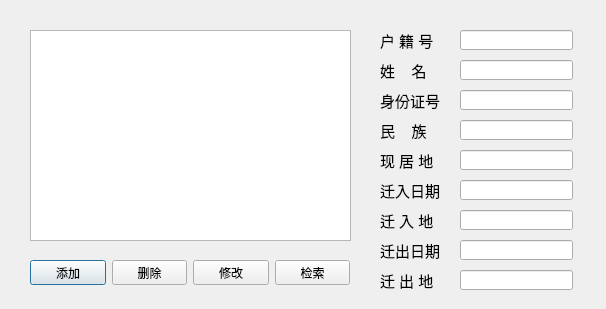
<?xml version="1.0" encoding="UTF-8"?>
<ui version="4.0">
 <class>HKctrl</class>
 <widget class="QDialog" name="HKctrl">
  <property name="geometry">
   <rect>
    <x>0</x>
    <y>0</y>
    <width>606</width>
    <height>309</height>
   </rect>
  </property>
  <property name="windowTitle">
   <string>Dialog</string>
  </property>
  <widget class="QLineEdit" name="wherein">
   <property name="geometry">
    <rect>
     <x>460</x>
     <y>210</y>
     <width>113</width>
     <height>20</height>
    </rect>
   </property>
  </widget>
  <widget class="QLabel" name="label_5">
   <property name="geometry">
    <rect>
     <x>380</x>
     <y>150</y>
     <width>71</width>
     <height>21</height>
    </rect>
   </property>
   <property name="font">
    <font>
     <pointsize>11</pointsize>
    </font>
   </property>
   <property name="text">
    <string>现 居 地</string>
   </property>
  </widget>
  <widget class="QTableView" name="tableView">
   <property name="geometry">
    <rect>
     <x>30</x>
     <y>30</y>
     <width>321</width>
     <height>211</height>
    </rect>
   </property>
  </widget>
  <widget class="QLabel" name="label_8">
   <property name="geometry">
    <rect>
     <x>380</x>
     <y>30</y>
     <width>71</width>
     <height>21</height>
    </rect>
   </property>
   <property name="font">
    <font>
     <pointsize>11</pointsize>
    </font>
   </property>
   <property name="text">
    <string>户 籍 号</string>
   </property>
  </widget>
  <widget class="QLineEdit" name="id">
   <property name="geometry">
    <rect>
     <x>460</x>
     <y>90</y>
     <width>113</width>
     <height>20</height>
    </rect>
   </property>
  </widget>
  <widget class="QLineEdit" name="number">
   <property name="geometry">
    <rect>
     <x>460</x>
     <y>30</y>
     <width>113</width>
     <height>20</height>
    </rect>
   </property>
  </widget>
  <widget class="QLabel" name="label_7">
   <property name="geometry">
    <rect>
     <x>380</x>
     <y>210</y>
     <width>71</width>
     <height>21</height>
    </rect>
   </property>
   <property name="font">
    <font>
     <pointsize>11</pointsize>
    </font>
   </property>
   <property name="text">
    <string>迁 入 地</string>
   </property>
  </widget>
  <widget class="QLabel" name="label_3">
   <property name="geometry">
    <rect>
     <x>380</x>
     <y>90</y>
     <width>61</width>
     <height>21</height>
    </rect>
   </property>
   <property name="font">
    <font>
     <pointsize>11</pointsize>
    </font>
   </property>
   <property name="text">
    <string>身份证号</string>
   </property>
  </widget>
  <widget class="QLineEdit" name="indate">
   <property name="geometry">
    <rect>
     <x>460</x>
     <y>180</y>
     <width>113</width>
     <height>20</height>
    </rect>
   </property>
  </widget>
  <widget class="QLineEdit" name="ads">
   <property name="geometry">
    <rect>
     <x>460</x>
     <y>150</y>
     <width>113</width>
     <height>20</height>
    </rect>
   </property>
  </widget>
  <widget class="QLabel" name="label">
   <property name="geometry">
    <rect>
     <x>380</x>
     <y>60</y>
     <width>81</width>
     <height>21</height>
    </rect>
   </property>
   <property name="font">
    <font>
     <pointsize>11</pointsize>
    </font>
   </property>
   <property name="text">
    <string>姓    名</string>
   </property>
  </widget>
  <widget class="QLabel" name="label_4">
   <property name="geometry">
    <rect>
     <x>380</x>
     <y>120</y>
     <width>71</width>
     <height>21</height>
    </rect>
   </property>
   <property name="font">
    <font>
     <pointsize>11</pointsize>
    </font>
   </property>
   <property name="text">
    <string>民    族</string>
   </property>
  </widget>
  <widget class="QWidget" name="layoutWidget">
   <property name="geometry">
    <rect>
     <x>30</x>
     <y>260</y>
     <width>320</width>
     <height>25</height>
    </rect>
   </property>
   <layout class="QHBoxLayout" name="horizontalLayout">
    <item>
     <widget class="QPushButton" name="add">
      <property name="text">
       <string>添加</string>
      </property>
     </widget>
    </item>
    <item>
     <widget class="QPushButton" name="delete_2">
      <property name="text">
       <string>删除</string>
      </property>
     </widget>
    </item>
    <item>
     <widget class="QPushButton" name="change">
      <property name="text">
       <string>修改</string>
      </property>
     </widget>
    </item>
    <item>
     <widget class="QPushButton" name="search">
      <property name="text">
       <string>检索</string>
      </property>
     </widget>
    </item>
   </layout>
  </widget>
  <widget class="QLabel" name="label_6">
   <property name="geometry">
    <rect>
     <x>380</x>
     <y>180</y>
     <width>71</width>
     <height>21</height>
    </rect>
   </property>
   <property name="font">
    <font>
     <pointsize>11</pointsize>
    </font>
   </property>
   <property name="text">
    <string>迁入日期</string>
   </property>
  </widget>
  <widget class="QLineEdit" name="nation">
   <property name="geometry">
    <rect>
     <x>460</x>
     <y>120</y>
     <width>113</width>
     <height>20</height>
    </rect>
   </property>
  </widget>
  <widget class="QLineEdit" name="name">
   <property name="geometry">
    <rect>
     <x>460</x>
     <y>60</y>
     <width>113</width>
     <height>20</height>
    </rect>
   </property>
  </widget>
  <widget class="QLabel" name="label_2">
   <property name="geometry">
    <rect>
     <x>380</x>
     <y>240</y>
     <width>71</width>
     <height>21</height>
    </rect>
   </property>
   <property name="font">
    <font>
     <pointsize>11</pointsize>
    </font>
   </property>
   <property name="text">
    <string>迁出日期</string>
   </property>
  </widget>
  <widget class="QLineEdit" name="outdate">
   <property name="geometry">
    <rect>
     <x>460</x>
     <y>240</y>
     <width>113</width>
     <height>20</height>
    </rect>
   </property>
  </widget>
  <widget class="QLabel" name="label_9">
   <property name="geometry">
    <rect>
     <x>380</x>
     <y>270</y>
     <width>71</width>
     <height>21</height>
    </rect>
   </property>
   <property name="font">
    <font>
     <pointsize>11</pointsize>
    </font>
   </property>
   <property name="text">
    <string>迁 出 地</string>
   </property>
  </widget>
  <widget class="QLineEdit" name="whereout">
   <property name="geometry">
    <rect>
     <x>460</x>
     <y>270</y>
     <width>113</width>
     <height>20</height>
    </rect>
   </property>
  </widget>
 </widget>
 <resources/>
 <connections/>
</ui>
